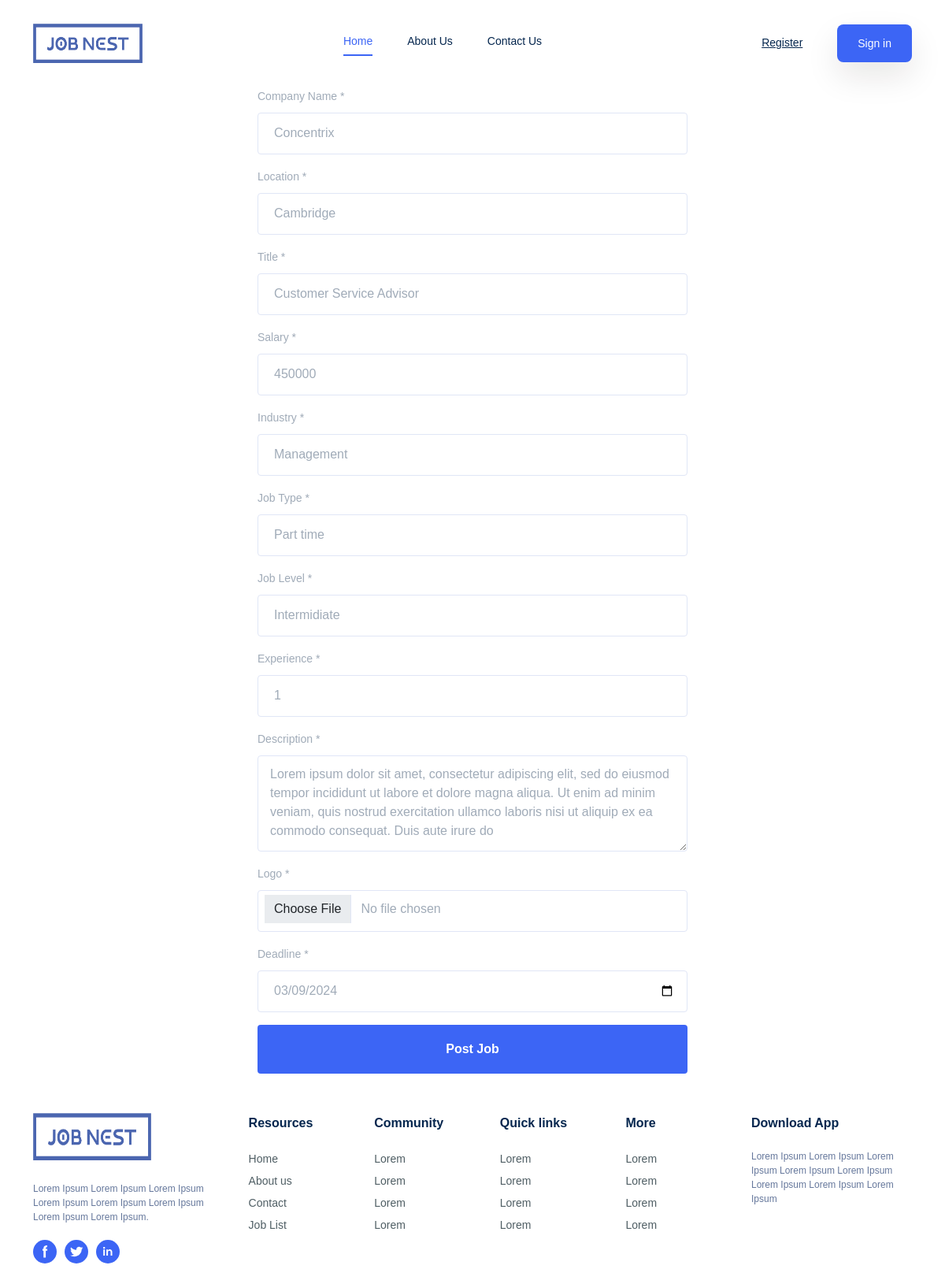
Screenshot of /jobpost.php?Job_id=11 with the database file from the repository.
### tables this page shows
CREATE TABLE `tbl_jobs` (
  `Job_id` int(11) NOT NULL,
  `Company` varchar(50) NOT NULL,
  `Logo` varchar(255) NOT NULL,
  `Title` varchar(50) NOT NULL,
  `Description` varchar(250) NOT NULL,
  `Location` varchar(250) NOT NULL,
  `Salary` float NOT NULL,
  `Industry` varchar(50) NOT NULL,
  `Job_type` varchar(50) NOT NULL,
  `Job_level` varchar(50) NOT NULL,
  `Experience` int(11) NOT NULL,
  `Deadline` date NOT NULL,
  `Posted_at` date NOT NULL,
  `User_id` int(11) NOT NULL,
  `Status` int(11) NOT NULL
);

### jobpost.php (the view, shortened to what this page needs)
<?php
    include ('include/head.php');
    include ('include/header.php');
include 'include/config.php';
$Job_id = isset($_GET['Job_id']) ? htmlspecialchars($_GET['Job_id']) : '';
if (isset($_GET['Job_id'])) {
    $query = "SELECT * FROM tbl_jobs WHERE Job_id = ?";
    $stmt = $dbconnection->prepare($query);
    $stmt->bind_param("i", $Job_id);
    $stmt->execute();
    $result = $stmt->get_result();
    if ($result->num_rows > 0) {
        $job_post = $result->fetch_assoc();
    } else {
        echo "Job post not found";
        exit;
    }
}
    ?>
<main>
    <form method="post" enctype="multipart/form-data">
        <div class="container">
            <div class="row justify-content-center">
                <div class="col-lg-6 col-md-12">
                    <div class="form-group">
                        <label class="font-sm color-text-mutted mb-10">Company Name *</label>
                        <input class="form-control" type="text" name="company" value="<?php echo isset($job_post['Company']) && !empty(trim($job_post['Company'])) ? htmlspecialchars($job_post['Company']) : ''; ?>" required>
                    </div>
                    <div class="form-group">
                        <label class="font-sm color-text-mutted mb-10">Location *</label>
                        <input class="form-control" type="text" name="location" value="<?php echo isset($job_post['Location']) && !empty(trim($job_post['Location'])) ? htmlspecialchars($job_post['Location']) : ''; ?>" required>
                    </div>
                    <div class="form-group">
                        <label class="font-sm color-text-mutted mb-10">Title *</label>
                        <input class="form-control" type="text" name="title" value="<?php echo isset($job_post['Title']) && !empty(trim($job_post['Title'])) ? htmlspecialchars($job_post['Title']) : ''; ?>" required>
                    </div>
                    <div class="form-group">
                        <label class="font-sm color-text-mutted mb-10">Salary *</label>
                        <input class="form-control" type="text" name="salary" value="<?php echo isset($job_post['Salary']) && !empty(trim($job_post['Salary'])) ? htmlspecialchars($job_post['Salary']) : ''; ?>" required>
                    </div>
                    <div class="form-group">
                        <label class="font-sm color-text-mutted mb-10">Industry *</label>
                        <input class="form-control" type="text" name="industry" value="<?php echo isset($job_post['Industry']) && !empty(trim($job_post['Industry'])) ? htmlspecialchars($job_post['Industry']) : ''; ?>" required>
                    </div>
                    <div class="form-group">
                        <label class="font-sm color-text-mutted mb-10">Job Type *</label>
                        <input class="form-control" type="text" name="job_type" value="<?php echo isset($job_post['Job_type']) && !empty(trim($job_post['Job_type'])) ? htmlspecialchars($job_post['Job_type']) : ''; ?>" required>
                    </div>
                    <div class="form-group">
                        <label class="font-sm color-text-mutted mb-10">Job Level *</label>
                        <input class="form-control" type="text" name="job_level" value="<?php echo isset($job_post['Job_level']) && !empty(trim($job_post['Job_level'])) ? htmlspecialchars($job_post['Job_level']) : ''; ?>" required>
                    </div>
                    <div class="form-group">
                        <label class="font-sm color-text-mutted mb-10">Experience *</label>
                        <input class="form-control" type="text" name="experience" value="<?php echo isset($job_post['Experience']) && !empty(trim($job_post['Experience'])) ? htmlspecialchars($job_post['Experience']) : ''; ?>" required>
                    </div>
                    <div class="form-group">
                        <label class="font-sm color-text-mutted mb-10">Description *</label>
                        <textarea class="form-control" name="description" rows="4" value="<?php echo isset($job_post['Description']) && !empty(trim($job_post['Description'])) ? htmlspecialchars($job_post['Description']) : ''; ?>" required><?php echo isset($job_post['Description']) && !empty(trim($job_post['Description'])) ? htmlspecialchars($job_post['Description']) : ''; ?></textarea>
                    </div>
                    <div class="form-group">
                        <label class="font-sm color-text-mutted mb-10">Logo *</label>
                        <input class="form-control" type="file" name="logo" accept="image/*" value="<?php echo isset($job_post['Logo']) && !empty(trim($job_post['Logo'])) ? htmlspecialchars($job_post['Logo']) : ''; ?>" required>
                    </div>
                    <div class="form-group">
                        <label class="font-sm color-text-mutted mb-10">Deadline *</label>
                        <input class="form-control" type="date" name="deadline" value="<?php echo isset($job_post['Deadline']) && !empty(trim($job_post['Deadline'])) ? htmlspecialchars($job_post['Deadline']) : ''; ?>" required>
                    </div>
                    <div class="box-button mt-15">
                        <button class="btn btn-apply-big font-md font-bold">Post Job</button>
                    </div>
                </div>
            </div>
        </div>
    </form>
</main>
<?php
    include ('include/footer.php');
?>

### rows the page displays
tbl_jobs: company "Concentrix", location "Cambridge", title "Customer Service Advisor", salary "450000", industry "Management", job_type "Part time", job_level "Intermidiate", experience "1", description "Lorem ipsum dolor sit amet, consectetur adipiscing elit, sed do eiusmod tempor incididunt ut labore et dolore magna aliqua. Ut enim ad minim veniam, quis nostrud exercitation ullamco laboris nisi ut aliquip ex ea commodo consequat. Duis aute irure do", deadline "03/09/2024"
